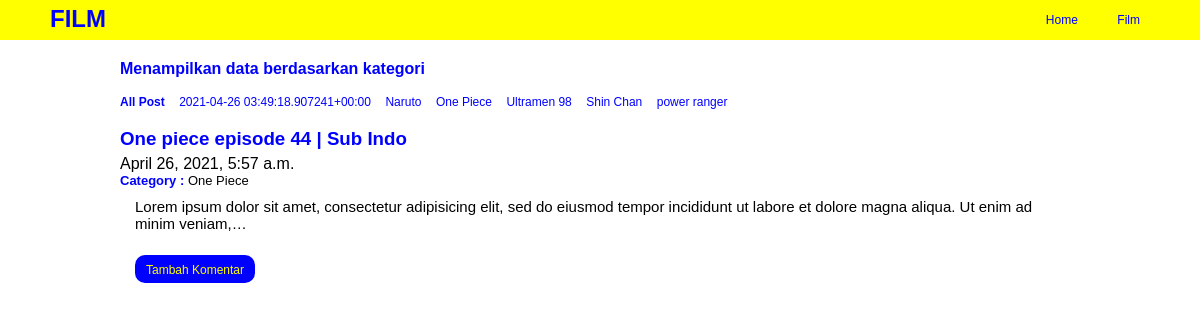
The app's page /film/category/One Piece/, older data.
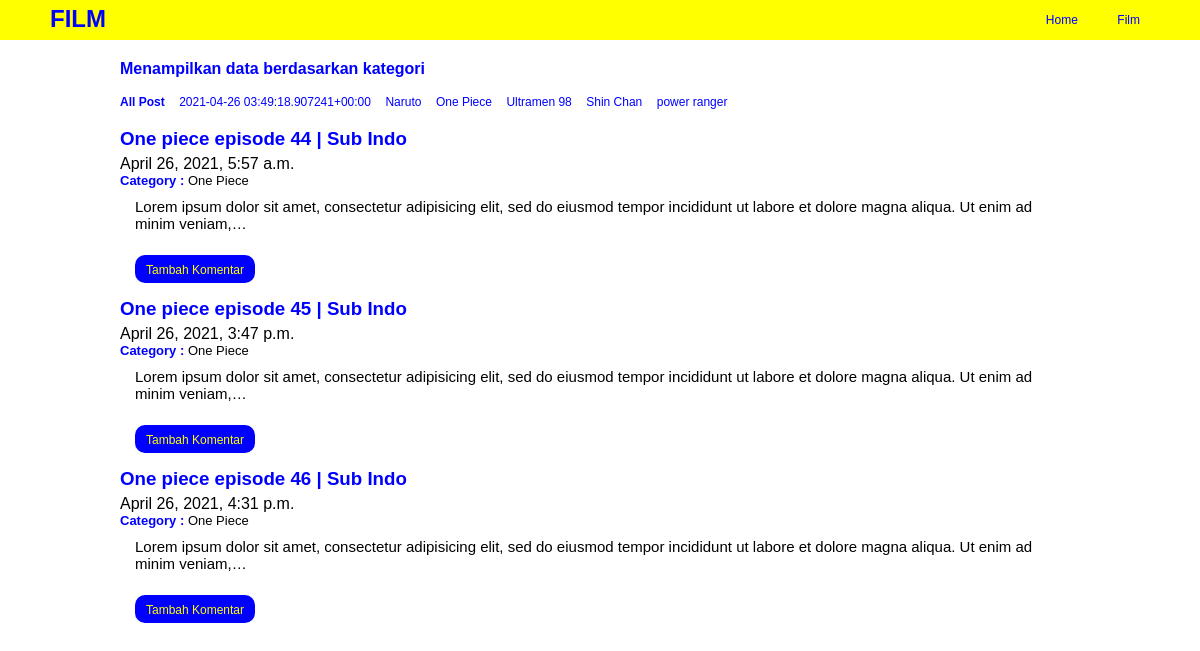
The same page, newer data.
### film/models.py (models this page shows, shortened)
class Post(models.Model):
	headline = models.CharField(max_length=100)
	body = models.TextField()
	category = models.CharField(max_length=50, default='film favorit')
	publish = models.DateTimeField(auto_now_add=True)
	update = models.DateTimeField(auto_now=True)
	image = models.ImageField(blank=True, upload_to="image/")
	slug = models.SlugField(blank=True, editable=False)

### film/views.py (the view)
# urls.py: path('category/<categoryInput>/', views.categoryPost, name='category'),
def categoryPost(request, categoryInput):
	posts = Post.objects.filter(category=categoryInput)
	categorys = Post.objects.values('category').distinct()
	context = {
		'title':'Category Film',
		'posts':posts,
		'categorys':categorys,
	}
	return render(request,'film/category_post.html', context)

### film/templates/film/category_post.html
{% extends "base.html" %}
{% block category %}
	<div class="category">
		<h4>Menampilkan data berdasarkan kategori</h4>
	</div>
{% endblock category %}
{% block contents %}
	<ul>
		<li>
			<a href="{% url 'film:index' %}"><b>All Post</b></a>
		</li>
		{% for data_category in categorys %}
			<li>
				<a href="{% url 'film:category' categoryInput=data_category.category %}">{{data_category.category}}</a>
			</li>
		{% endfor %}
	</ul>
	<br>
	{% for post in posts %}
		<a href="{% url 'film:detail' slugInput=post.slug %}"><h3>{{post.headline}}</h3></a>
		<h4>{{post.publish}}</h4>
		<h5><b>Category : </b>{{post.category}}</h5>
		<p>{{post.body | truncatechars:150}}</p>
		<br>
		<div class="add_comment">
			<h4><a href="#">Tambah Komentar</a></h4>
		</div>
	{% endfor %}
{% endblock contents %}

Row changes from the older to the newer data that the page shows:
added Post: headline "One piece episode 45 | Sub Indo", publish "April 26, 2021, 3:47 p.m.", category "One Piece", body "Lorem ipsum dolor sit amet, consectetur adipisicing elit, sed do eiusmod tempor incididunt ut labore et dolore magna aliqua. Ut enim ad minim veniam,…"
added Post: headline "One piece episode 46 | Sub Indo", publish "April 26, 2021, 4:31 p.m.", category "One Piece", body "Lorem ipsum dolor sit amet, consectetur adipisicing elit, sed do eiusmod tempor incididunt ut labore et dolore magna aliqua. Ut enim ad minim veniam,…"
